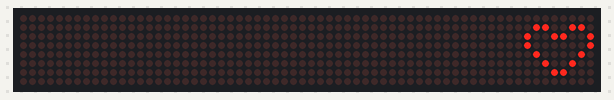
The sketch below on a simulated Arduino Uno, built with avr-gcc and run on an emulated ATmega328P. On the bench: 64×8 LED matrix.

Above: at 0.1 s.

The sketch:

LCDemoMatrix.ino
```cpp
#include <LedControl.h>

int DIN = 6;
int CS =  5;
int CLK = 4;

byte e[8]=     {0x7C,0x7C,0x60,0x7C,0x7C,0x60,0x7C,0x7C};
byte d[8]=     {0x78,0x7C,0x66,0x66,0x66,0x66,0x7C,0x78};
byte u[8]=     {0x66,0x66,0x66,0x66,0x66,0x66,0x7E,0x7E};
byte c[8]=     {0x7E,0x7E,0x60,0x60,0x60,0x60,0x7E,0x7E};
byte eight[8]= {0x7E,0x7E,0x66,0x7E,0x7E,0x66,0x7E,0x7E};
byte s[8]=     {0x7E,0x7C,0x60,0x7C,0x3E,0x06,0x3E,0x7E};
byte dot[8]=   {0x00,0x00,0x00,0x00,0x00,0x00,0x18,0x18};
byte o[8]=     {0x7E,0x7E,0x66,0x66,0x66,0x66,0x7E,0x7E};
byte m[8]=     {0xE7,0xFF,0xFF,0xDB,0xDB,0xDB,0xC3,0xC3};
byte love[8]=  {0x00,0x66,0x99,0x81,0x42,0x24,0x18,0x00,};
byte t[8]=     {0xFF,0xFF,0x18,0x18,0x18,0x18,0x18,0x18,};
byte p[8]=     {0x7C,0x62,0x62,0x62,0x7C,0x60,0x60,0x60,};

LedControl lc=LedControl(DIN,CLK,CS,0);

void setup(){
 lc.shutdown(0,false);       //The MAX72XX is in power-saving mode on startup
 lc.setIntensity(0,15);      // Set the brightness to maximum value
 lc.clearDisplay(0);         // and clear the display
}

void loop(){

    byte love[8]=  {0x00,0x66,0x99,0x81,0x42,0x24,0x18,0x00,};

    printByte(love);

    delay(1000);

}

void printEduc8s()
{
  printByte(t);
  delay(1000);
  printByte(e);
  delay(1000);
  printByte(p);
  delay(1000);
  printByte(u);
  delay(1000);
  printByte(p);
  delay(1000);
}

void printByte(byte character [])
{
  int i = 0;
  for(i=0;i<8;i++)
  {
    lc.setRow(0,i,character[i]);
  }
}
```
